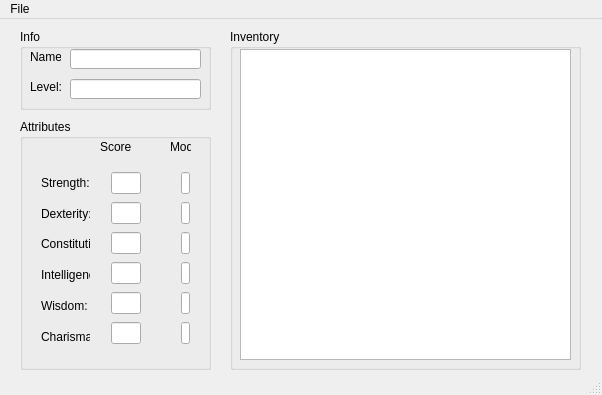
<?xml version="1.0" encoding="UTF-8"?>
<ui version="4.0">
 <class>GCharacterObserver</class>
 <widget class="QMainWindow" name="GCharacterObserver">
  <property name="geometry">
   <rect>
    <x>0</x>
    <y>0</y>
    <width>602</width>
    <height>395</height>
   </rect>
  </property>
  <property name="windowTitle">
   <string>GCharacterObserver</string>
  </property>
  <widget class="QWidget" name="centralWidget">
   <widget class="QGroupBox" name="infoBox">
    <property name="geometry">
     <rect>
      <x>20</x>
      <y>10</y>
      <width>191</width>
      <height>81</height>
     </rect>
    </property>
    <property name="title">
     <string>Info</string>
    </property>
    <widget class="QLabel" name="nameLabel">
     <property name="geometry">
      <rect>
       <x>10</x>
       <y>20</y>
       <width>31</width>
       <height>16</height>
      </rect>
     </property>
     <property name="text">
      <string>Name:</string>
     </property>
    </widget>
    <widget class="QLineEdit" name="nameField">
     <property name="geometry">
      <rect>
       <x>50</x>
       <y>20</y>
       <width>131</width>
       <height>20</height>
      </rect>
     </property>
     <property name="readOnly">
      <bool>true</bool>
     </property>
    </widget>
    <widget class="QLabel" name="levelLabel">
     <property name="geometry">
      <rect>
       <x>10</x>
       <y>50</y>
       <width>31</width>
       <height>16</height>
      </rect>
     </property>
     <property name="text">
      <string>Level:</string>
     </property>
    </widget>
    <widget class="QLineEdit" name="levelField">
     <property name="geometry">
      <rect>
       <x>50</x>
       <y>50</y>
       <width>131</width>
       <height>20</height>
      </rect>
     </property>
     <property name="readOnly">
      <bool>true</bool>
     </property>
    </widget>
   </widget>
   <widget class="QGroupBox" name="attributesGroup">
    <property name="geometry">
     <rect>
      <x>20</x>
      <y>100</y>
      <width>191</width>
      <height>251</height>
     </rect>
    </property>
    <property name="title">
     <string>Attributes</string>
    </property>
    <widget class="QWidget" name="verticalLayoutWidget">
     <property name="geometry">
      <rect>
       <x>10</x>
       <y>40</y>
       <width>71</width>
       <height>201</height>
      </rect>
     </property>
     <layout class="QVBoxLayout" name="attLabelVBox">
      <item>
       <widget class="QLabel" name="strLabel">
        <property name="text">
         <string>Strength:</string>
        </property>
       </widget>
      </item>
      <item>
       <widget class="QLabel" name="dexLabel">
        <property name="text">
         <string>Dexterity:</string>
        </property>
       </widget>
      </item>
      <item>
       <widget class="QLabel" name="conLabel">
        <property name="text">
         <string>Constitution:</string>
        </property>
       </widget>
      </item>
      <item>
       <widget class="QLabel" name="intLabel">
        <property name="text">
         <string>Intelligence:</string>
        </property>
       </widget>
      </item>
      <item>
       <widget class="QLabel" name="wisLabel">
        <property name="text">
         <string>Wisdom:</string>
        </property>
       </widget>
      </item>
      <item>
       <widget class="QLabel" name="chaLabel">
        <property name="text">
         <string>Charisma:</string>
        </property>
       </widget>
      </item>
     </layout>
    </widget>
    <widget class="QWidget" name="verticalLayoutWidget_2">
     <property name="geometry">
      <rect>
       <x>80</x>
       <y>40</y>
       <width>52</width>
       <height>201</height>
      </rect>
     </property>
     <layout class="QVBoxLayout" name="attScoreVBox">
      <item>
       <widget class="QLineEdit" name="strField">
        <property name="readOnly">
         <bool>true</bool>
        </property>
       </widget>
      </item>
      <item>
       <widget class="QLineEdit" name="dexField">
        <property name="readOnly">
         <bool>true</bool>
        </property>
       </widget>
      </item>
      <item>
       <widget class="QLineEdit" name="conField">
        <property name="readOnly">
         <bool>true</bool>
        </property>
       </widget>
      </item>
      <item>
       <widget class="QLineEdit" name="intField">
        <property name="readOnly">
         <bool>true</bool>
        </property>
       </widget>
      </item>
      <item>
       <widget class="QLineEdit" name="wisField">
        <property name="readOnly">
         <bool>true</bool>
        </property>
       </widget>
      </item>
      <item>
       <widget class="QLineEdit" name="chaField">
        <property name="readOnly">
         <bool>true</bool>
        </property>
       </widget>
      </item>
     </layout>
    </widget>
    <widget class="QWidget" name="verticalLayoutWidget_3">
     <property name="geometry">
      <rect>
       <x>150</x>
       <y>40</y>
       <width>31</width>
       <height>201</height>
      </rect>
     </property>
     <layout class="QVBoxLayout" name="attModVBox">
      <item>
       <widget class="QLineEdit" name="modStrField">
        <property name="readOnly">
         <bool>true</bool>
        </property>
       </widget>
      </item>
      <item>
       <widget class="QLineEdit" name="modDexField">
        <property name="readOnly">
         <bool>true</bool>
        </property>
       </widget>
      </item>
      <item>
       <widget class="QLineEdit" name="modConField">
        <property name="readOnly">
         <bool>true</bool>
        </property>
       </widget>
      </item>
      <item>
       <widget class="QLineEdit" name="modIntField">
        <property name="readOnly">
         <bool>true</bool>
        </property>
       </widget>
      </item>
      <item>
       <widget class="QLineEdit" name="modWisField">
        <property name="readOnly">
         <bool>true</bool>
        </property>
       </widget>
      </item>
      <item>
       <widget class="QLineEdit" name="modChaField">
        <property name="readOnly">
         <bool>true</bool>
        </property>
       </widget>
      </item>
     </layout>
    </widget>
    <widget class="QLabel" name="scoreLabel">
     <property name="geometry">
      <rect>
       <x>80</x>
       <y>20</y>
       <width>31</width>
       <height>16</height>
      </rect>
     </property>
     <property name="text">
      <string>Score</string>
     </property>
    </widget>
    <widget class="QLabel" name="modLabel">
     <property name="geometry">
      <rect>
       <x>150</x>
       <y>20</y>
       <width>21</width>
       <height>16</height>
      </rect>
     </property>
     <property name="text">
      <string>Mod</string>
     </property>
    </widget>
   </widget>
   <widget class="QGroupBox" name="invBox">
    <property name="geometry">
     <rect>
      <x>230</x>
      <y>10</y>
      <width>351</width>
      <height>341</height>
     </rect>
    </property>
    <property name="title">
     <string>Inventory</string>
    </property>
    <widget class="QTextBrowser" name="invField">
     <property name="geometry">
      <rect>
       <x>10</x>
       <y>20</y>
       <width>331</width>
       <height>311</height>
      </rect>
     </property>
    </widget>
   </widget>
  </widget>
  <widget class="QMenuBar" name="menuBar">
   <property name="geometry">
    <rect>
     <x>0</x>
     <y>0</y>
     <width>602</width>
     <height>21</height>
    </rect>
   </property>
   <widget class="QMenu" name="menuFile">
    <property name="title">
     <string>File</string>
    </property>
    <addaction name="actionSave"/>
    <addaction name="actionLoad"/>
   </widget>
   <addaction name="menuFile"/>
  </widget>
  <widget class="QStatusBar" name="statusBar"/>
  <action name="actionSave">
   <property name="text">
    <string>Save</string>
   </property>
  </action>
  <action name="actionLoad">
   <property name="text">
    <string>Load</string>
   </property>
  </action>
 </widget>
 <layoutdefault spacing="6" margin="11"/>
 <resources/>
 <connections/>
</ui>
